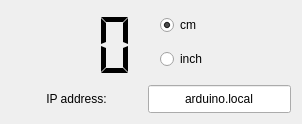
<?xml version="1.0" encoding="UTF-8"?>
<ui version="4.0">
 <class>Dialog</class>
 <widget class="QDialog" name="Dialog">
  <property name="geometry">
   <rect>
    <x>0</x>
    <y>0</y>
    <width>302</width>
    <height>124</height>
   </rect>
  </property>
  <property name="windowTitle">
   <string>YUNmeter</string>
  </property>
  <layout class="QGridLayout" name="gridLayout">
   <item row="4" column="1" colspan="3">
    <widget class="QLineEdit" name="edit1">
     <property name="sizePolicy">
      <sizepolicy hsizetype="MinimumExpanding" vsizetype="MinimumExpanding">
       <horstretch>0</horstretch>
       <verstretch>0</verstretch>
      </sizepolicy>
     </property>
     <property name="text">
      <string>arduino.local</string>
     </property>
     <property name="alignment">
      <set>Qt::AlignCenter</set>
     </property>
     <property name="placeholderText">
      <string>address of Arduino Yun (192.168...)</string>
     </property>
    </widget>
   </item>
   <item row="0" column="0" rowspan="3" colspan="3">
    <widget class="QLCDNumber" name="lcd">
     <property name="sizePolicy">
      <sizepolicy hsizetype="MinimumExpanding" vsizetype="MinimumExpanding">
       <horstretch>0</horstretch>
       <verstretch>0</verstretch>
      </sizepolicy>
     </property>
     <property name="font">
      <font>
       <pointsize>16</pointsize>
       <weight>75</weight>
       <italic>true</italic>
       <bold>true</bold>
      </font>
     </property>
     <property name="frameShape">
      <enum>QFrame::NoFrame</enum>
     </property>
     <property name="frameShadow">
      <enum>QFrame::Raised</enum>
     </property>
     <property name="lineWidth">
      <number>1</number>
     </property>
     <property name="numDigits">
      <number>3</number>
     </property>
     <property name="segmentStyle">
      <enum>QLCDNumber::Flat</enum>
     </property>
     <property name="intValue" stdset="0">
      <number>0</number>
     </property>
    </widget>
   </item>
   <item row="4" column="0">
    <widget class="QLabel" name="label">
     <property name="sizePolicy">
      <sizepolicy hsizetype="MinimumExpanding" vsizetype="MinimumExpanding">
       <horstretch>0</horstretch>
       <verstretch>0</verstretch>
      </sizepolicy>
     </property>
     <property name="text">
      <string>IP address:</string>
     </property>
     <property name="alignment">
      <set>Qt::AlignCenter</set>
     </property>
    </widget>
   </item>
   <item row="0" column="3">
    <widget class="QRadioButton" name="radio1">
     <property name="sizePolicy">
      <sizepolicy hsizetype="MinimumExpanding" vsizetype="MinimumExpanding">
       <horstretch>0</horstretch>
       <verstretch>0</verstretch>
      </sizepolicy>
     </property>
     <property name="text">
      <string>cm</string>
     </property>
     <property name="checked">
      <bool>true</bool>
     </property>
    </widget>
   </item>
   <item row="1" column="3">
    <widget class="QRadioButton" name="radio2">
     <property name="sizePolicy">
      <sizepolicy hsizetype="MinimumExpanding" vsizetype="MinimumExpanding">
       <horstretch>0</horstretch>
       <verstretch>0</verstretch>
      </sizepolicy>
     </property>
     <property name="text">
      <string>inch</string>
     </property>
     <property name="autoRepeatInterval">
      <number>0</number>
     </property>
    </widget>
   </item>
  </layout>
 </widget>
 <resources/>
 <connections/>
</ui>
